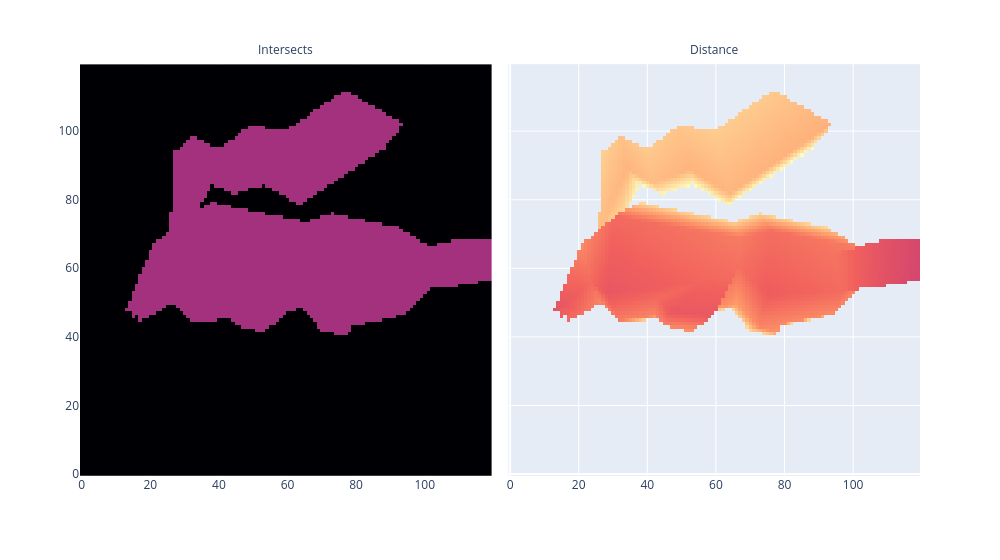

Write notebook code for a chart like this one.
### Markdown cell above
### Exercise - implement `raytrace_mesh`

> ```yaml
> Difficulty: 🔴🔴🔴⚪⚪
> Importance: 🔵🔵🔵🔵⚪
> 
> You should spend up to 20-25 minutes on this exercise.
> 
> This is the main function we've been building towards, and marks the end of the core exercises. If should involve a lot of repurposed code from the last excercise.
> ```

Implement `raytrace_mesh` and as before, reshape and visualize the output. Your Pikachu is centered on (0, 0, 0), so you'll want to slide the ray origin back to at least `x=-2` to see it properly.

Reminder - `t.linalg.solve` (and most batched operations) can accept multiple dimensions as being batch dims. Previously, you've just used `NR` (the number of rays) as the batch dimension, but you can also use `(NR, NT)` (the number of rays and triangles) as your batch dimensions, so you can solve for all rays and triangles at once.

### Code cell
def raytrace_mesh(
    rays: Float[Tensor, "nrays rayPoints=2 dims=3"],
    triangles: Float[Tensor, "ntriangles trianglePoints=3 dims=3"],
) -> Float[Tensor, " nrays"]:
    """
    For each ray, return the distance to the closest intersecting triangle, or infinity.
    """
    nrays = rays.size(0)
    ntriangles = triangles.size(0)

    # Each triangle is [[Ax, Ay, Az], [Bx, By, Bz], [Cx, Cy, Cz]]
    triangles = einops.repeat(triangles, "NT pts dims -> pts NR NT dims", NR=nrays)
    A, B, C = triangles
    assert A.shape == (nrays, ntriangles, 3)

    # Each ray is [[Ox, Oy, Oz], [Dx, Dy, Dz]]
    rays = einops.repeat(rays, "NR pts dims -> pts NR NT dims", NT=ntriangles)
    O, D = rays
    assert O.shape == (nrays, ntriangles, 3)
    assert O.shape == A.shape == (nrays, ntriangles, 3)
    mat = t.stack([-D, B-A, C-A], dim=-1)
    vec = O-A

    # Create and calculate determinants.
    assert mat.shape == (nrays, ntriangles, 3, 3)
    determinants = t.linalg.det(mat)

    # Check if matrices are singular.
    is_singular = determinants.abs() < 1e-8
    assert is_singular.shape == (nrays, ntriangles)
    mat[is_singular] = t.eye(3)
    assert mat.shape == (nrays, ntriangles, 3, 3)
    vec = O-A

    # Parse s, u, and v.
    res = t.linalg.solve(mat, vec)
    assert res.shape == (nrays, ntriangles, 3)
    s,u,v = res.unbind(dim=2)
    assert s.shape == (nrays, ntriangles)

    # Scale...
    s *= D[:,:, 0]
    
    # Check if intersects
    intersects = (u >= 0) & (v >= 0) & (u + v <= 1) & ~is_singular
    s[~intersects] = float("inf")

    res = einops.reduce(s, "nrays ntriangles -> nrays", "min")
    return res


num_pixels_y = 120
num_pixels_z = 120
y_limit = z_limit = 1

rays = make_rays_2d(num_pixels_y, num_pixels_z, y_limit, z_limit)
rays[:, 0] = t.tensor([-2, 0.0, 0.0])
dists = raytrace_mesh(rays, triangles)
intersects = t.isfinite(dists).view(num_pixels_y, num_pixels_z)
dists_square = dists.view(num_pixels_y, num_pixels_z)
img = t.stack([intersects, dists_square], dim=0)

fig = px.imshow(img, facet_col=0, origin="lower", color_continuous_scale="magma", width=1000)
fig.update_layout(coloraxis_showscale=False)
for i, text in enumerate(["Intersects", "Distance"]):
    fig.layout.annotations[i]["text"] = text
fig.show()

### Figure 1 — Plotly figure (JSON) as saved in the notebook; plotly's stock layout.template omitted (floating-point values rounded to 4 significant figures; data arrays with more than 128 entries replaced by an {"elided": "..."} marker saying what was removed)
{"data": [{"coloraxis": "coloraxis", "hovertemplate": "x: %{x}<br>y: %{y}<br>color: %{z}<extra></extra>", "name": "0", "type": "heatmap", "xaxis": "x", "yaxis": "y", "z": {"elided": "120x120 float values"}}, {"coloraxis": "coloraxis", "hovertemplate": "x: %{x}<br>y: %{y}<br>color: %{z}<extra></extra>", "name": "1", "type": "heatmap", "xaxis": "x2", "yaxis": "y2", "z": {"elided": "120x120 float values"}}], "layout": {"annotations": [{"font": {}, "showarrow": false, "text": "Intersects", "x": 0.245, "xanchor": "center", "xref": "paper", "y": 1, "yanchor": "bottom", "yref": "paper"}, {"font": {}, "showarrow": false, "text": "Distance", "x": 0.755, "xanchor": "center", "xref": "paper", "y": 1, "yanchor": "bottom", "yref": "paper"}], "coloraxis": {"colorscale": [[0, "#000004"], [0.1111, "#180f3d"], [0.2222, "#440f76"], [0.3333, "#721f81"], [0.4444, "#9e2f7f"], [0.5556, "#cd4071"], [0.6667, "#f1605d"], [0.7778, "#fd9668"], [0.8889, "#feca8d"], [1, "#fcfdbf"]], "showscale": false}, "margin": {"t": 60}, "width": 1000, "xaxis": {"anchor": "y", "constrain": "domain", "domain": [0, 0.49], "scaleanchor": "y"}, "xaxis2": {"anchor": "y2", "domain": [0.51, 1], "matches": "x"}, "yaxis": {"anchor": "x", "autorange": true, "constrain": "domain", "domain": [0, 1]}, "yaxis2": {"anchor": "x2", "domain": [0, 1], "matches": "y", "showticklabels": false}}}
